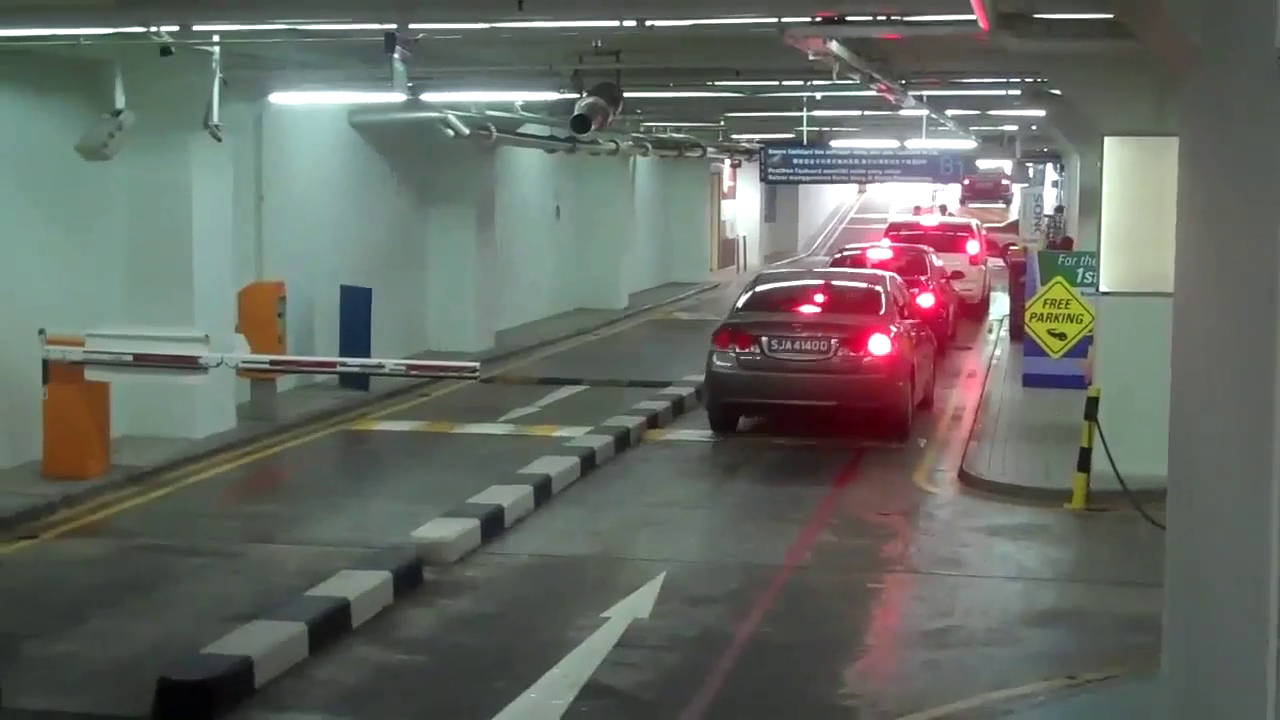
#> input picture frame 12 of SimTrim_Trim.mp4, 1280 x 720 px, given in place of SimTrim.mp4, which was not available
$ python trigger.py
#> lines starting #> are read from the running program, lines starting #| are printed output that depends on the picture; pictures that were not available may be replaced by others from this repository, and a replacement may not be noted
import pytesseract
import shutil
import os
import random
try:
 from PIL import Image
except ImportError:
 import Image
import cv2
import scipy.ndimage as ndimage

import numpy as np
cascade = cv2.CascadeClassifier("haarcascade_russian_plate_number.xml")
pytesseract.pytesseract.tesseract_cmd = r'C:\Program Files (x86)\Tesseract-OCR\tesseract.exe'
#url='rtsp://wowzaec2demo.streamlock.net/vod/mp4:BigBuckBunny_115k.mov'
#site url:-- rtsp://admin:12345kota@192.168.1.253:554/cam/realmonitor?channel=1&subtype=0
cap = cv2.VideoCapture('SimTrim.mp4')

def analyseframe(frame):
    NumberPlates = cascade.detectMultiScale(frame, 1.5, 6) #1.2,4
    #print(NumberPlates)
    if len(NumberPlates)==0:
        return False
    else:
        return True

def processframes(frame):
    NumberPlates = cascade.detectMultiScale(frame, 1.5, 6)
    for(x, y, w, h) in NumberPlates:
        cv2.rectangle(frame, (x,y), (x+w, y+h), (255, 0, 0), 2)
        cropped = frame[y:y+h, x:x+w]
        cv2.imwrite('crop.jpeg',cropped)
        #print(type(cropped))
        img1 = np.array(Image.open('crop.jpeg'))
        cv2.imshow('window',img1) #cv2.imshow('name',file) python
        #img1 = cv2.bilateralFilter(img1, 11, 17, 17)
        text = pytesseract.image_to_string(img1)

        # [8 lines of commented-out code are left out]

        print(text)
    cv2.imshow("Live Feed", frame)
    cv2.waitKey(1)

while(cap.isOpened()):
        _, frame = cap.read()
#> frame is the input picture: shape (720, 1280, 3); mean B, G, R 100, 106.1, 102.5
        gray = cv2.cvtColor(frame, cv2.COLOR_BGR2GRAY)
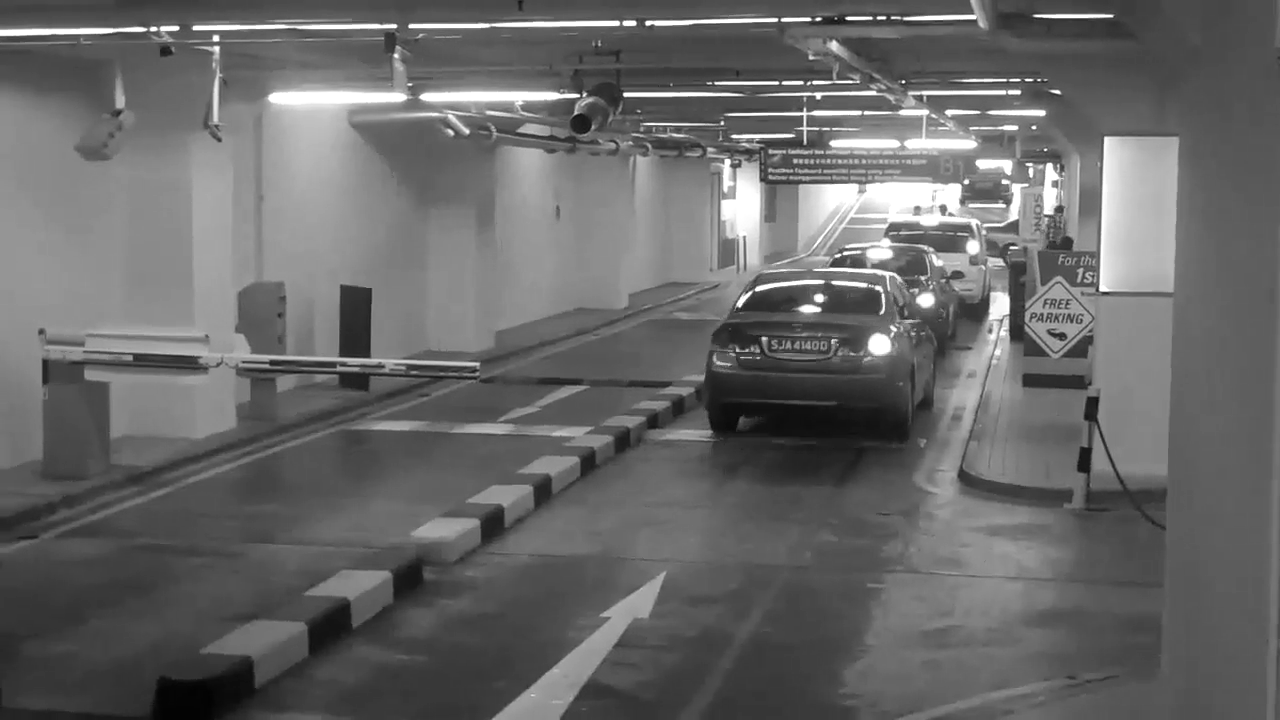
#> gray: shape (720, 1280); min 2, max 255, mean 104.3
        trig = analyseframe(gray)
#> in analyseframe, `NumberPlates = cascade.detectMultiScale(frame, 1.5, 6)`: NumberPlates = ()
#> trig = False
        if trig:
            processframes(gray)
        if cv2.waitKey(25) & 0xFF == ord('q'):
#> (key q is pressed here)
            break

cap.release()
cv2.destroyAllWindows()

$ run again, starting later in the video
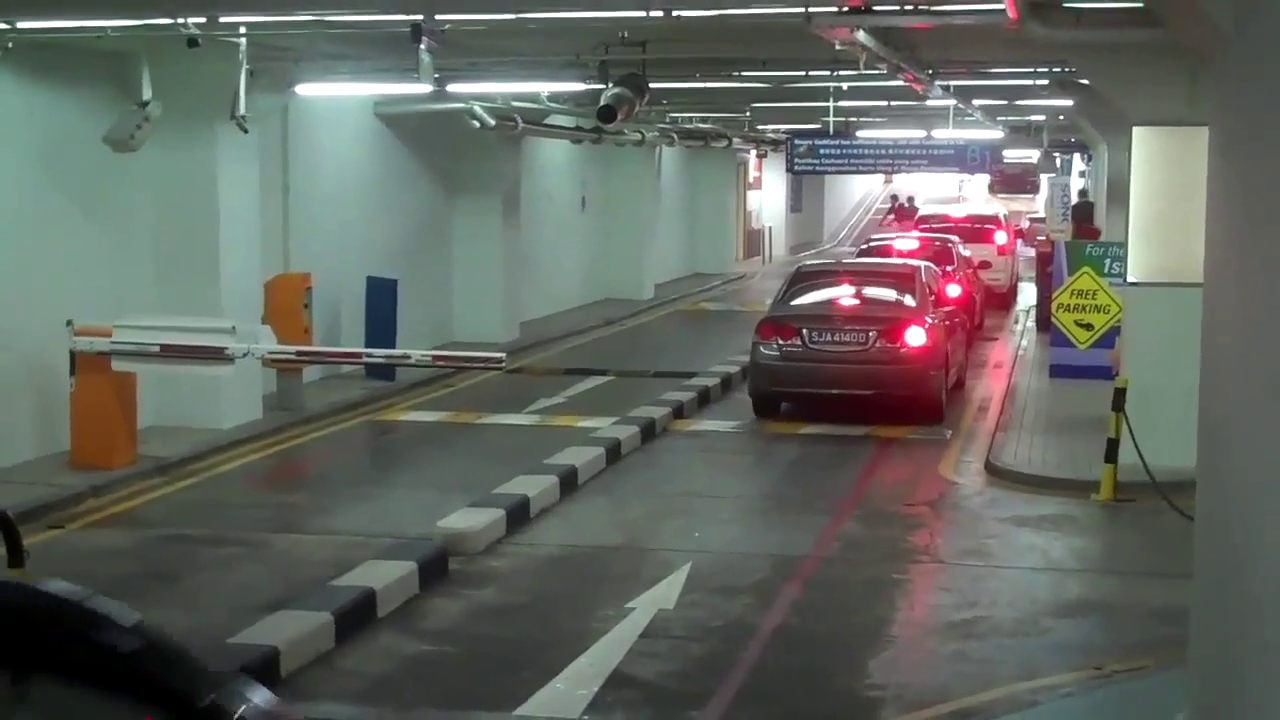
#> input picture frame 54 of SimTrim_Trim.mp4, 1280 x 720 px, given in place of SimTrim.mp4, which was not available
#> frame is the input picture: shape (720, 1280, 3); mean B, G, R 97.1, 103.1, 99.3
#> `gray = cv2.cvtColor(frame, cv2.COLOR_BGR2GRAY)`:
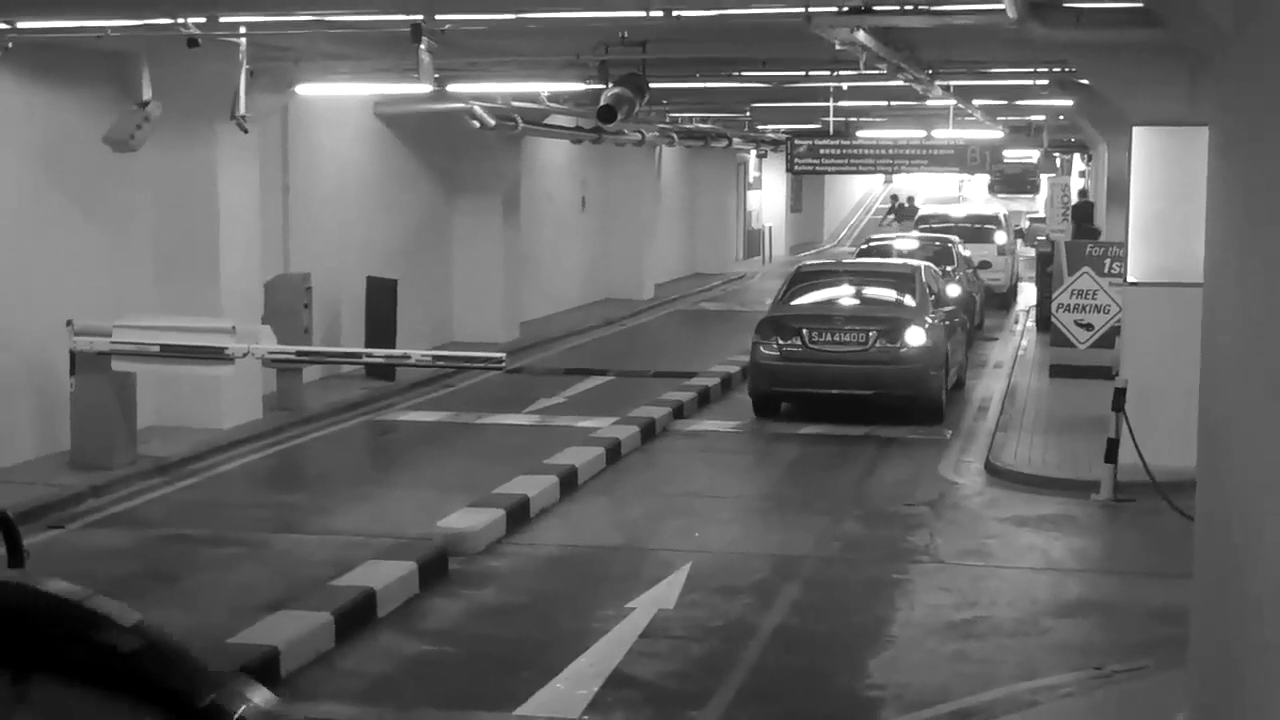
#> gray: shape (720, 1280); min 0, max 255, mean 101.2
#> NumberPlates = ()
#> trig = False

$ run again, starting later in the video
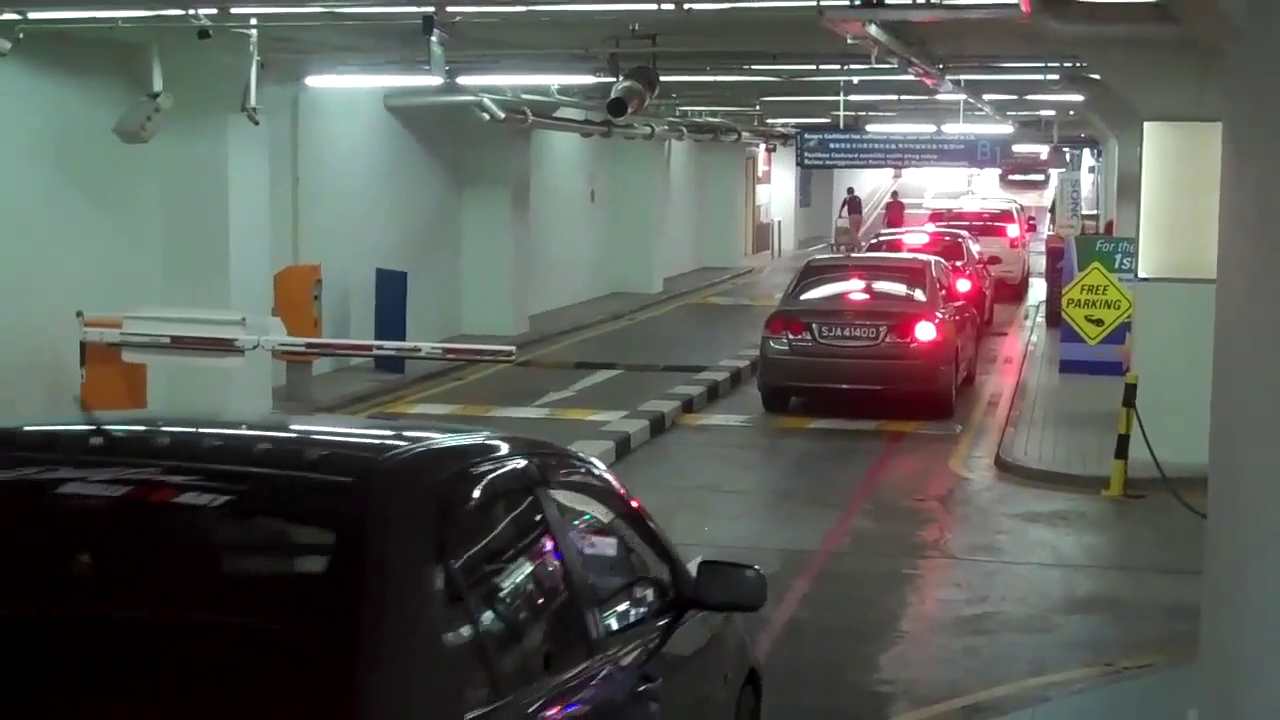
#> input picture frame 97 of SimTrim_Trim.mp4, 1280 x 720 px, given in place of SimTrim.mp4, which was not available
#> frame is the input picture: shape (720, 1280, 3); mean B, G, R 88.6, 93.4, 91.3
#> `gray = cv2.cvtColor(frame, cv2.COLOR_BGR2GRAY)`:
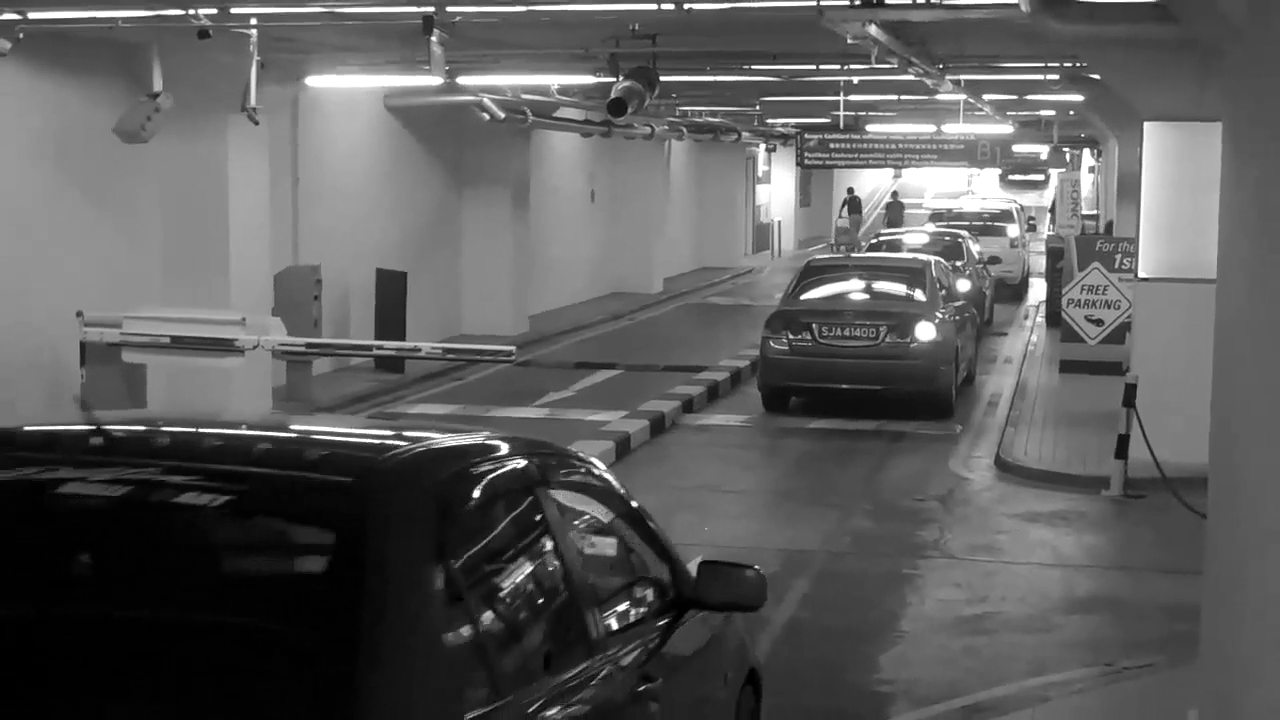
#> gray: shape (720, 1280); min 0, max 255, mean 92.2
#> NumberPlates = ()
#> trig = False
